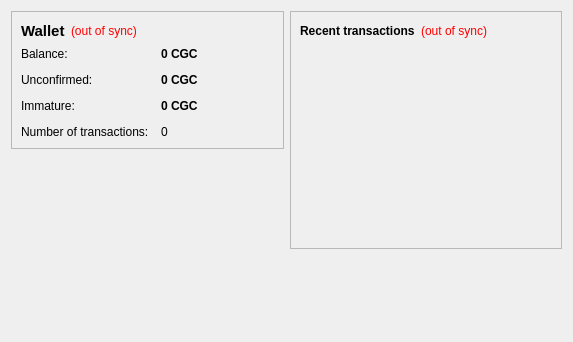
<?xml version="1.0" encoding="UTF-8"?>
<ui version="4.0">
 <class>OverviewPage</class>
 <widget class="QWidget" name="OverviewPage">
  <property name="geometry">
   <rect>
    <x>0</x>
    <y>0</y>
    <width>573</width>
    <height>342</height>
   </rect>
  </property>
  <property name="windowTitle">
   <string>Form</string>
  </property>
  <layout class="QHBoxLayout" name="horizontalLayout" stretch="1,1">
   <item>
    <layout class="QVBoxLayout" name="verticalLayout_2">
     <item>
      <widget class="QFrame" name="frame">
       <property name="frameShape">
        <enum>QFrame::StyledPanel</enum>
       </property>
       <property name="frameShadow">
        <enum>QFrame::Raised</enum>
       </property>
       <layout class="QVBoxLayout" name="verticalLayout_4">
        <item>
         <layout class="QHBoxLayout" name="horizontalLayout_4">
          <item>
           <widget class="QLabel" name="label_5">
            <property name="font">
             <font>
              <pointsize>11</pointsize>
              <weight>75</weight>
              <bold>true</bold>
             </font>
            </property>
            <property name="text">
             <string>Wallet</string>
            </property>
           </widget>
          </item>
          <item>
           <widget class="QLabel" name="labelWalletStatus">
            <property name="toolTip">
             <string>The displayed information may be out of date. Your wallet automatically synchronizes with the cagecoin network after a connection is established, but this process has not completed yet.</string>
            </property>
            <property name="styleSheet">
             <string notr="true">QLabel { color: red; }</string>
            </property>
            <property name="text">
             <string notr="true">(out of sync)</string>
            </property>
            <property name="alignment">
             <set>Qt::AlignLeading|Qt::AlignLeft|Qt::AlignVCenter</set>
            </property>
           </widget>
          </item>
          <item>
           <spacer name="horizontalSpacer_2">
            <property name="orientation">
             <enum>Qt::Horizontal</enum>
            </property>
            <property name="sizeHint" stdset="0">
             <size>
              <width>40</width>
              <height>20</height>
             </size>
            </property>
           </spacer>
          </item>
         </layout>
        </item>
        <item>
         <layout class="QFormLayout" name="formLayout_2">
          <property name="fieldGrowthPolicy">
           <enum>QFormLayout::AllNonFixedFieldsGrow</enum>
          </property>
          <property name="horizontalSpacing">
           <number>12</number>
          </property>
          <property name="verticalSpacing">
           <number>12</number>
          </property>
          <item row="0" column="0">
           <widget class="QLabel" name="label">
            <property name="text">
             <string>Balance:</string>
            </property>
           </widget>
          </item>
          <item row="0" column="1">
           <widget class="QLabel" name="labelBalance">
            <property name="font">
             <font>
              <weight>75</weight>
              <bold>true</bold>
             </font>
            </property>
            <property name="cursor">
             <cursorShape>IBeamCursor</cursorShape>
            </property>
            <property name="toolTip">
             <string>Your current balance</string>
            </property>
            <property name="text">
             <string notr="true">0 CGC</string>
            </property>
            <property name="textInteractionFlags">
             <set>Qt::LinksAccessibleByMouse|Qt::TextSelectableByKeyboard|Qt::TextSelectableByMouse</set>
            </property>
           </widget>
          </item>
          <item row="1" column="0">
           <widget class="QLabel" name="label_3">
            <property name="text">
             <string>Unconfirmed:</string>
            </property>
           </widget>
          </item>
          <item row="1" column="1">
           <widget class="QLabel" name="labelUnconfirmed">
            <property name="font">
             <font>
              <weight>75</weight>
              <bold>true</bold>
             </font>
            </property>
            <property name="cursor">
             <cursorShape>IBeamCursor</cursorShape>
            </property>
            <property name="toolTip">
             <string>Total of transactions that have yet to be confirmed, and do not yet count toward the current balance</string>
            </property>
            <property name="text">
             <string notr="true">0 CGC</string>
            </property>
            <property name="textInteractionFlags">
             <set>Qt::LinksAccessibleByMouse|Qt::TextSelectableByKeyboard|Qt::TextSelectableByMouse</set>
            </property>
           </widget>
          </item>
          <item row="3" column="0">
           <widget class="QLabel" name="label_2">
            <property name="text">
             <string>Number of transactions:</string>
            </property>
           </widget>
          </item>
          <item row="3" column="1">
           <widget class="QLabel" name="labelNumTransactions">
            <property name="toolTip">
             <string>Total number of transactions in wallet</string>
            </property>
            <property name="text">
             <string notr="true">0</string>
            </property>
           </widget>
          </item>
          <item row="2" column="0">
           <widget class="QLabel" name="labelImmatureText">
            <property name="text">
             <string>Immature:</string>
            </property>
           </widget>
          </item>
          <item row="2" column="1">
           <widget class="QLabel" name="labelImmature">
            <property name="font">
             <font>
              <weight>75</weight>
              <bold>true</bold>
             </font>
            </property>
            <property name="toolTip">
             <string>Mined balance that has not yet matured</string>
            </property>
            <property name="text">
             <string notr="true">0 CGC</string>
            </property>
            <property name="textInteractionFlags">
             <set>Qt::LinksAccessibleByMouse|Qt::TextSelectableByKeyboard|Qt::TextSelectableByMouse</set>
            </property>
           </widget>
          </item>
         </layout>
        </item>
       </layout>
      </widget>
     </item>
     <item>
      <spacer name="verticalSpacer">
       <property name="orientation">
        <enum>Qt::Vertical</enum>
       </property>
       <property name="sizeHint" stdset="0">
        <size>
         <width>20</width>
         <height>40</height>
        </size>
       </property>
      </spacer>
     </item>
    </layout>
   </item>
   <item>
    <layout class="QVBoxLayout" name="verticalLayout_3">
     <item>
      <widget class="QFrame" name="frame_2">
       <property name="frameShape">
        <enum>QFrame::StyledPanel</enum>
       </property>
       <property name="frameShadow">
        <enum>QFrame::Raised</enum>
       </property>
       <layout class="QVBoxLayout" name="verticalLayout">
        <item>
         <layout class="QHBoxLayout" name="horizontalLayout_2">
          <item>
           <widget class="QLabel" name="label_4">
            <property name="text">
             <string>&lt;b&gt;Recent transactions&lt;/b&gt;</string>
            </property>
           </widget>
          </item>
          <item>
           <widget class="QLabel" name="labelTransactionsStatus">
            <property name="toolTip">
             <string>The displayed information may be out of date. Your wallet automatically synchronizes with the cagecoin network after a connection is established, but this process has not completed yet.</string>
            </property>
            <property name="styleSheet">
             <string notr="true">QLabel { color: red; }</string>
            </property>
            <property name="text">
             <string notr="true">(out of sync)</string>
            </property>
            <property name="alignment">
             <set>Qt::AlignRight|Qt::AlignTrailing|Qt::AlignVCenter</set>
            </property>
           </widget>
          </item>
          <item>
           <spacer name="horizontalSpacer">
            <property name="orientation">
             <enum>Qt::Horizontal</enum>
            </property>
            <property name="sizeHint" stdset="0">
             <size>
              <width>40</width>
              <height>20</height>
             </size>
            </property>
           </spacer>
          </item>
         </layout>
        </item>
        <item>
         <widget class="QListView" name="listTransactions">
          <property name="styleSheet">
           <string notr="true">QListView { background: transparent; }</string>
          </property>
          <property name="frameShape">
           <enum>QFrame::NoFrame</enum>
          </property>
          <property name="verticalScrollBarPolicy">
           <enum>Qt::ScrollBarAlwaysOff</enum>
          </property>
          <property name="horizontalScrollBarPolicy">
           <enum>Qt::ScrollBarAlwaysOff</enum>
          </property>
          <property name="selectionMode">
           <enum>QAbstractItemView::NoSelection</enum>
          </property>
         </widget>
        </item>
       </layout>
      </widget>
     </item>
     <item>
      <spacer name="verticalSpacer_2">
       <property name="orientation">
        <enum>Qt::Vertical</enum>
       </property>
       <property name="sizeHint" stdset="0">
        <size>
         <width>20</width>
         <height>40</height>
        </size>
       </property>
      </spacer>
     </item>
    </layout>
   </item>
  </layout>
 </widget>
 <resources/>
 <connections/>
</ui>
